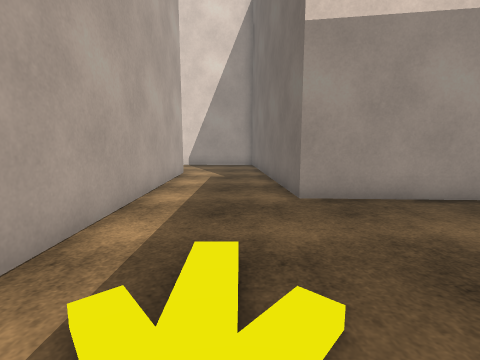
[1] (above)

17 first-person views from a walk through a 3-D level made in the Unity game engine. The camera is 1.3 m above the floor, tilts 8° down and sees 85° across. The floor is counted in squares, 1 m on a side. Each view is taken from the middle of a square. On the plan, view 1 faces up. The plan holds only what a view shows up to about 13 squares ahead; the rest is blank. The place goes on beyond the plan. The player character is not drawn. Surface patterns are stand-ins for the level's own textures.

[2]
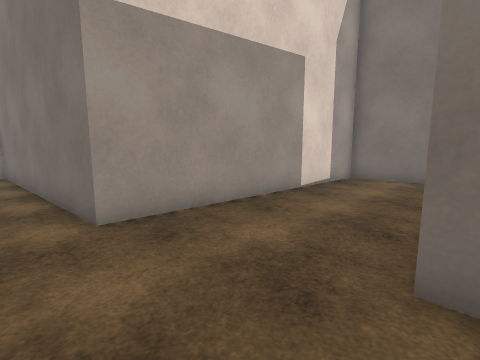

[3]
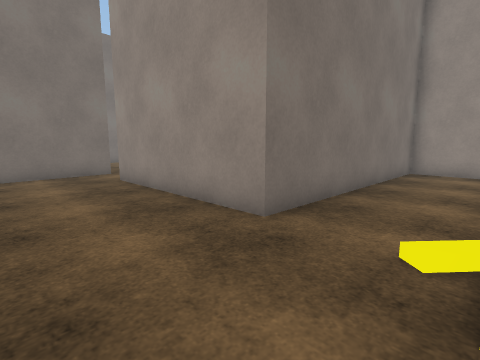

[4]
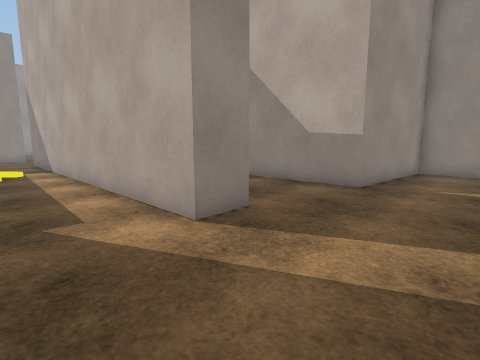

[5]
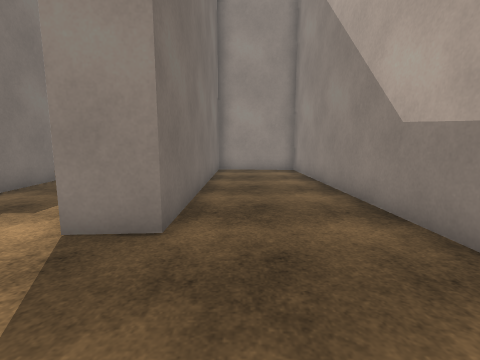

[6]
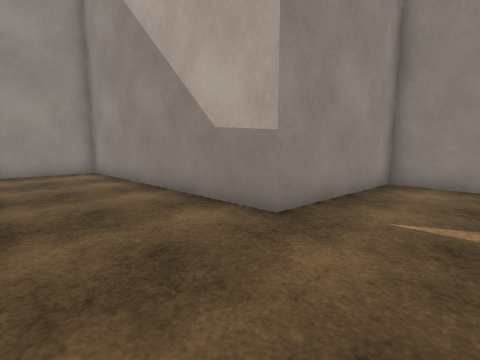

[7]
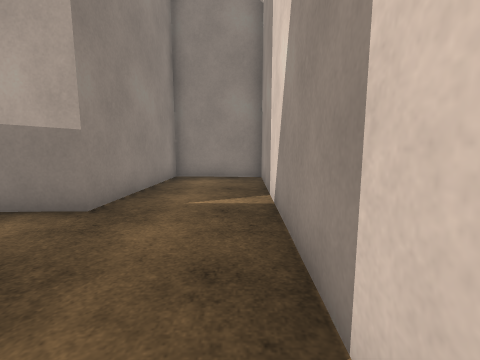

[8]
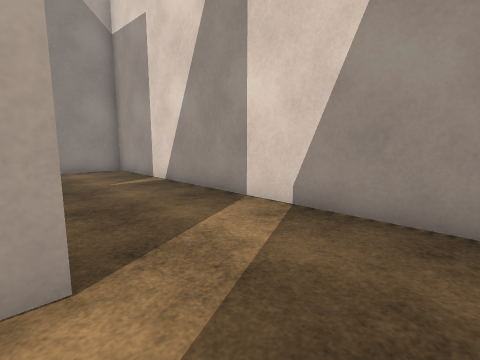

[9]
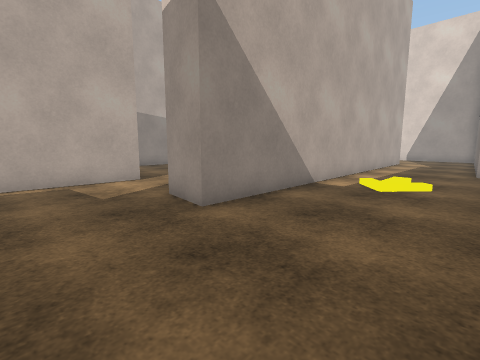

[10]
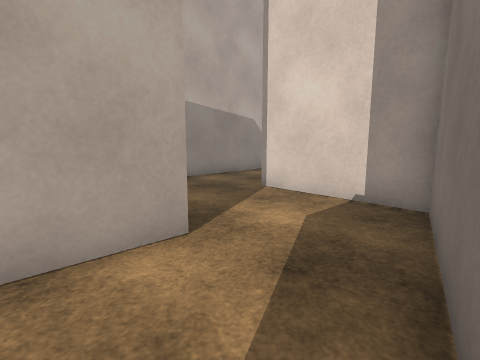

[11]
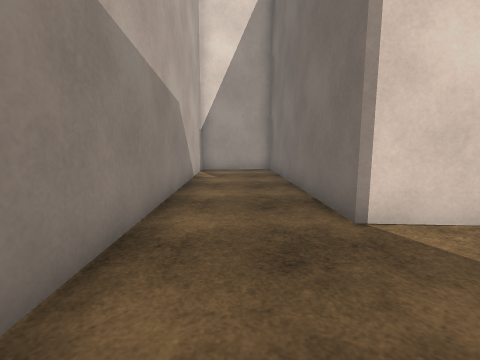

[12]
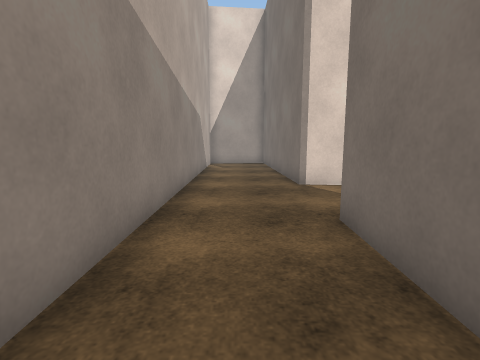

[13]
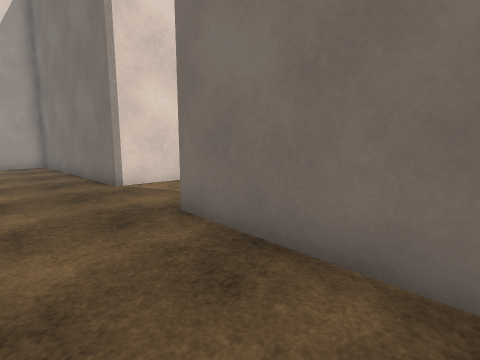

[14]
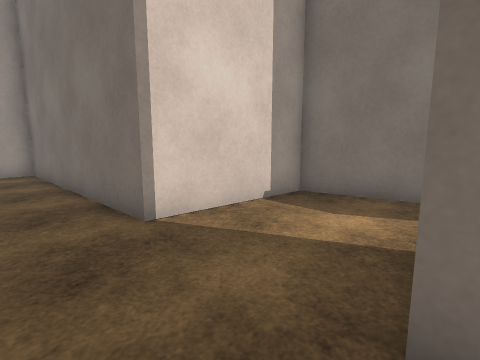

[15]
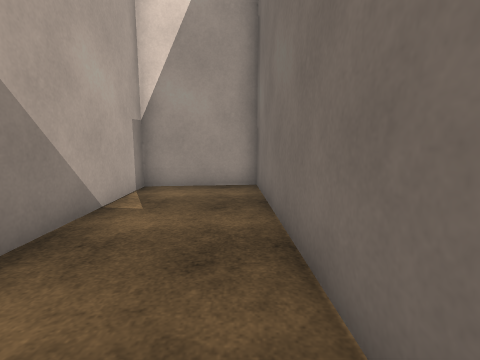

[16]
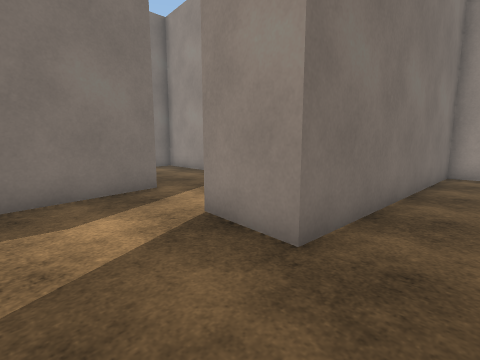

[17]
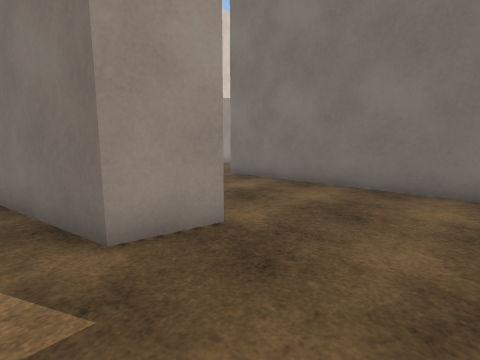

### Floor plan
Points are (right, up) in squares from view 1. A wall is a line through its corners. A room is listed if a view was taken in it or the views show most of it. See-through windows are left out.
Room 1 (views 1, 2, 3, 4, 5, 6, 7, 8, 9, 10, 17)
walls: (-7.1, -3) (-7.1, -6.8); (2.7, -7.6) (2.9, 1.5) (9.6, 1.5); (11.6, 1) (11.2, 5.5) (1.4, 6) (0.7, 15.6) (-13, 15.8) (-12.9, 12.5) (-7.8, 12.1) (-7.6, 2.4) (-4, 2.2) (-3.9, 11.4) (-2.5, 11.5) (-2.2, -3.9) (-4, -3.6) (-4.2, -2.4)
ways out: opening at (-5.5, -3.5) to room 2; opening at (11, 1)
Room 2 (views 11, 12, 13, 14, 15, 16)
walls: (-9.2, 1.1) (-8.9, 10); (-4.2, -2.4) (-4.9, 0.8) (-9.1, 1.1) (-9.5, 10.1) (-12.9, 9.7) (-12.5, -5.6); (-9.5, -7.6) (-9.3, -2.7) (-7.1, -3)
ways out: opening at (-5.5, -3.5) to room 1

Where each view was taken, in squares from view 1:
view 1: 0 up, 0 right, facing up
view 2: 1 up, 0 right, facing up-right
view 3: 5 up, 0 right, facing down-right
view 4: 15 up, 0 right, facing down-left
view 5: 15 up, 5 left, facing down
view 6: 15 up, 4 left, facing down-left
view 7: 15 up, 3 left, facing left
view 8: 11 up, 0 right, facing up-left
view 9: 7 down, 2 right, facing up-left
view 10: 5 down, 4 left, facing up-left
view 11: 3 down, 11 left, facing up
view 12: 7 down, 11 left, facing up
view 13: 7 down, 12 left, facing up-right
view 14: 3 down, 11 left, facing up-right
view 15: 2 up, 10 left, facing up
view 16: 0 up, 11 left, facing down-right
view 17: 7 down, 5 left, facing up-right
